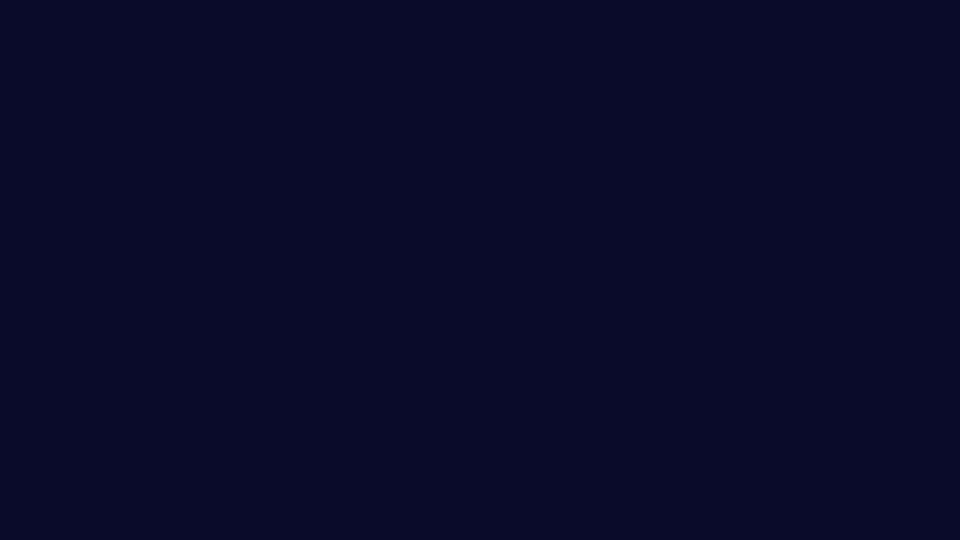
#> input picture background.png, 1920 x 1080 px (shown at 1/2 size)
$ python ai_tweaks_final_promo.py
#> lines starting #> are read from the running program, lines starting #| are printed output that depends on the picture
from PIL import Image, ImageDraw, ImageFont

def create_final_promo():
    # Load your background image
    bg = Image.open("background.png")
#> bg is the input picture: PIL image 1920x1080 RGB; mean R, G, B 10, 10, 42
    W, H = bg.size
#> W = 1920; H = 1080
    draw = ImageDraw.Draw(bg)

    # --- Header Section ---
    title_font = ImageFont.truetype("Orbitron-Bold.ttf", 80)
    draw.text((W//2, 100), "AiTweaks", font=title_font,
             fill="#00ffff", anchor="mm", stroke_width=2, stroke_fill="#0000aa")

    # Shaman's Project badge
    sub_font = ImageFont.truetype("Roboto-Light.ttf", 30)
    draw.text((W//2, 180), "Shaman's Project", font=sub_font,
             fill="white", anchor="mm")

    # --- Current Features ---
    current_features = [
        "✓ Multi-Algorithm Compression",
        "  - LZ-String: 68% avg reduction",
        "  - Gzip: 72% avg reduction",
        "  - Brotli: 75% avg reduction",
        "✓ Performance Dashboard",
        "✓ Adaptive Algorithm Selection",
        "✓ System Metrics Collector",
        "✓ Automated Test Framework"
    ]

    # --- In-Development Features ---
    dev_features = [
        "⌛ Sound Optimization Engine",
        "  - Footstep audio enhancement",
        "  - Environmental sound tuning",
        "⌛ Multi-AI Coordination",
        "⌛ Advanced Benchmark Suite",
        "⌛ Dynamic Resource Allocator",
        "⌛ Predictive Optimization"
    ]

    # Draw feature text
    feature_font = ImageFont.truetype("Roboto-Regular.ttf", 24)
    y = 260
    for feature in current_features:
        draw.text((60, y), feature, font=feature_font, fill="white")
        y += 40
#> after the loop, y = 580

    y = 260
    for feature in dev_features:
        draw.text((W//2+40, y), feature, font=feature_font, fill="white")
        y += 40
#> after the loop, y = 540

    # --- Save Final Image ---
    bg.save("ai_tweaks_final_promo.png")
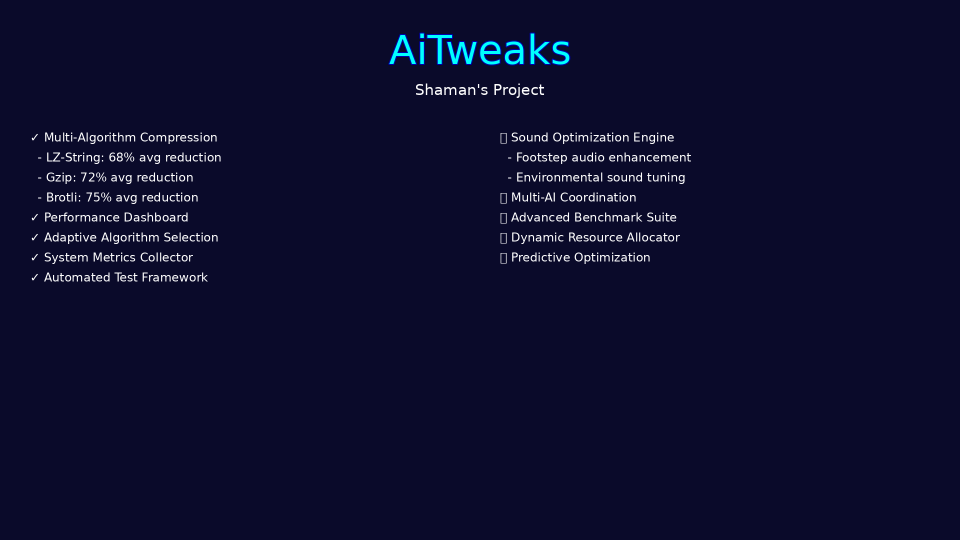
#> saved as ai_tweaks_final_promo.png: PIL image 1920x1080 RGB (shown at 1/2 size); mean R, G, B 13, 13.8, 45.6
    print("Final promotional image created with accurate features!")

create_final_promo()
